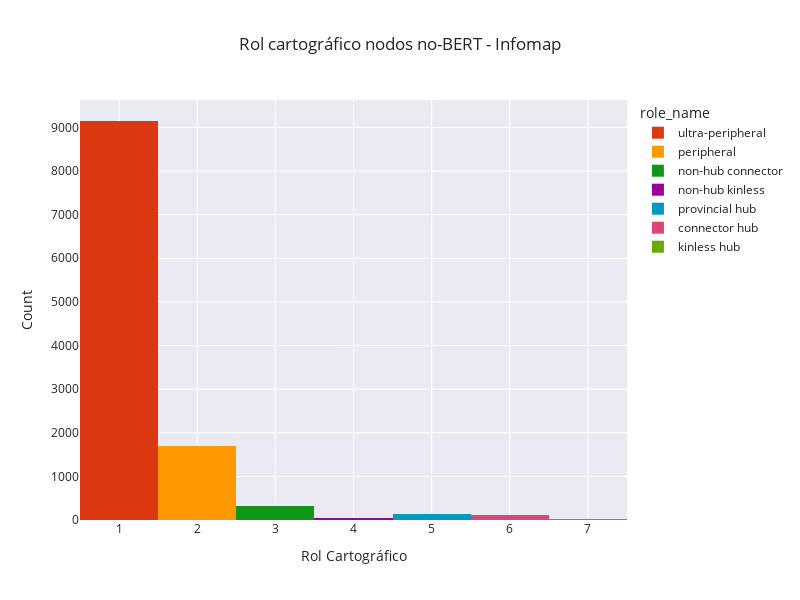

Notebook code cell kept with this figure:
### Code cell
fig = px.histogram(non_bert_roles, x="role", width=800, height=600, color="role_name", title="Rol cartográfico nodos no-BERT - Infomap", color_discrete_map=color_discrete_map)
fig.update_layout(xaxis_title="Rol Cartográfico", yaxis_title="Count")
fig.show()
fig.write_html(reports_comunidades + "rol_cartografico_no_berts_infomap_barras_interactivo.html")

### Figure 1 — Plotly figure (JSON) as saved in the notebook; plotly's stock layout.template omitted (floating-point values rounded to 4 significant figures; data arrays with more than 128 entries replaced by an {"elided": "..."} marker saying what was removed)
{"data": [{"alignmentgroup": "True", "bingroup": "x", "hovertemplate": "role_name=ultra-peripheral<br>role=%{x}<br>count=%{y}<extra></extra>", "legendgroup": "ultra-peripheral", "marker": {"color": "#DC3912", "pattern": {"shape": ""}}, "name": "ultra-peripheral", "offsetgroup": "ultra-peripheral", "orientation": "v", "showlegend": true, "type": "histogram", "x": {"elided": "9147 int values"}, "xaxis": "x", "yaxis": "y"}, {"alignmentgroup": "True", "bingroup": "x", "hovertemplate": "role_name=peripheral<br>role=%{x}<br>count=%{y}<extra></extra>", "legendgroup": "peripheral", "marker": {"color": "#FF9900", "pattern": {"shape": ""}}, "name": "peripheral", "offsetgroup": "peripheral", "orientation": "v", "showlegend": true, "type": "histogram", "x": {"elided": "1697 int values"}, "xaxis": "x", "yaxis": "y"}, {"alignmentgroup": "True", "bingroup": "x", "hovertemplate": "role_name=non-hub connector<br>role=%{x}<br>count=%{y}<extra></extra>", "legendgroup": "non-hub connector", "marker": {"color": "#109618", "pattern": {"shape": ""}}, "name": "non-hub connector", "offsetgroup": "non-hub connector", "orientation": "v", "showlegend": true, "type": "histogram", "x": {"elided": "313 int values"}, "xaxis": "x", "yaxis": "y"}, {"alignmentgroup": "True", "bingroup": "x", "hovertemplate": "role_name=non-hub kinless<br>role=%{x}<br>count=%{y}<extra></extra>", "legendgroup": "non-hub kinless", "marker": {"color": "#990099", "pattern": {"shape": ""}}, "name": "non-hub kinless", "offsetgroup": "non-hub kinless", "orientation": "v", "showlegend": true, "type": "histogram", "x": [4, 4, 4, 4, 4, 4, 4, 4, 4, 4, 4, 4, 4, 4, 4, 4, 4, 4, 4, 4, 4, 4, 4, 4, 4, 4, 4, 4, 4, 4, 4, 4, 4, 4, 4, 4, 4, 4, 4, 4, 4, 4, 4, 4], "xaxis": "x", "yaxis": "y"}, {"alignmentgroup": "True", "bingroup": "x", "hovertemplate": "role_name=provincial hub<br>role=%{x}<br>count=%{y}<extra></extra>", "legendgroup": "provincial hub", "marker": {"color": "#0099C6", "pattern": {"shape": ""}}, "name": "provincial hub", "offsetgroup": "provincial hub", "orientation": "v", "showlegend": true, "type": "histogram", "x": {"elided": "132 int values"}, "xaxis": "x", "yaxis": "y"}, {"alignmentgroup": "True", "bingroup": "x", "hovertemplate": "role_name=connector hub<br>role=%{x}<br>count=%{y}<extra></extra>", "legendgroup": "connector hub", "marker": {"color": "#DD4477", "pattern": {"shape": ""}}, "name": "connector hub", "offsetgroup": "connector hub", "orientation": "v", "showlegend": true, "type": "histogram", "x": [6, 6, 6, 6, 6, 6, 6, 6, 6, 6, 6, 6, 6, 6, 6, 6, 6, 6, 6, 6, 6, 6, 6, 6, 6, 6, 6, 6, 6, 6, 6, 6, 6, 6, 6, 6, 6, 6, 6, 6, 6, 6, 6, 6, 6, 6, 6, 6, 6, 6, 6, 6, 6, 6, 6, 6, 6, 6, 6, 6, 6, 6, 6, 6, 6, 6, 6, 6, 6, 6, 6, 6, 6, 6, 6, 6, 6, 6, 6, 6, 6, 6, 6, 6, 6, 6, 6, 6, 6, 6, 6, 6, 6, 6, 6, 6, 6, 6, 6, 6, 6, 6, 6, 6, 6, 6, 6, 6, 6], "xaxis": "x", "yaxis": "y"}, {"alignmentgroup": "True", "bingroup": "x", "hovertemplate": "role_name=kinless hub<br>role=%{x}<br>count=%{y}<extra></extra>", "legendgroup": "kinless hub", "marker": {"color": "#66AA00", "pattern": {"shape": ""}}, "name": "kinless hub", "offsetgroup": "kinless hub", "orientation": "v", "showlegend": true, "type": "histogram", "x": [7, 7, 7, 7, 7, 7, 7, 7, 7, 7, 7, 7, 7, 7, 7, 7, 7, 7, 7, 7, 7, 7, 7, 7], "xaxis": "x", "yaxis": "y"}], "layout": {"barmode": "relative", "height": 600, "legend": {"title": {"text": "role_name"}, "tracegroupgap": 0}, "title": {"text": "Rol cartográfico nodos no-BERT - Infomap"}, "width": 800, "xaxis": {"anchor": "y", "domain": [0, 1], "title": {"text": "Rol Cartográfico"}}, "yaxis": {"anchor": "x", "domain": [0, 1], "title": {"text": "Count"}}}}
